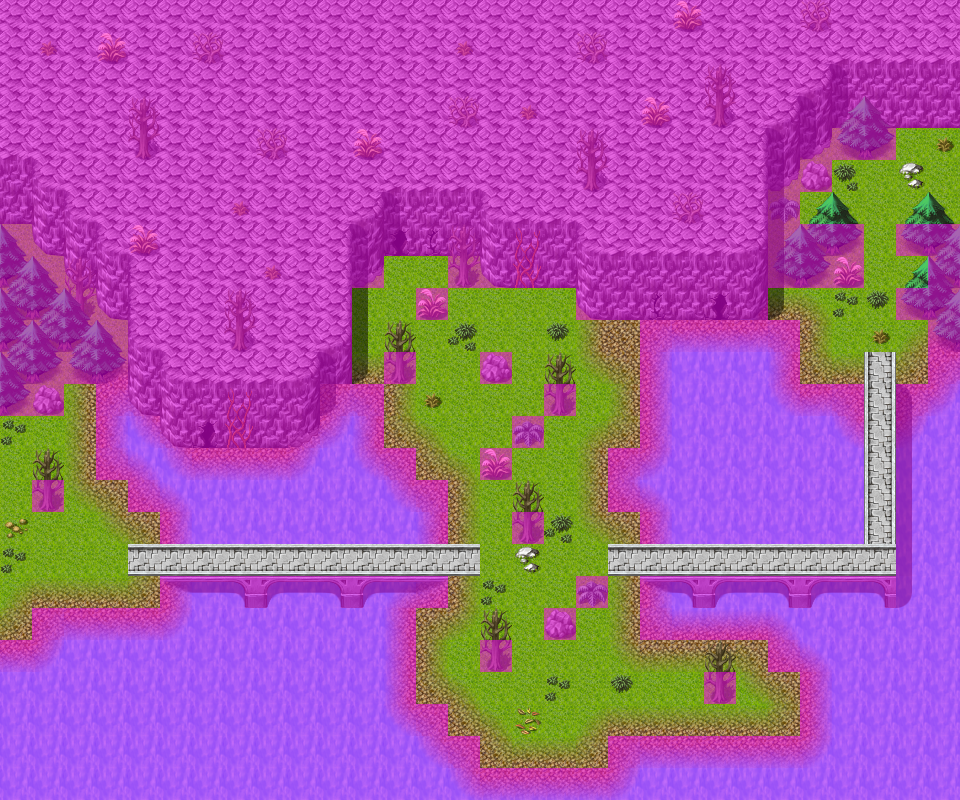

Rendered tile map (Tiled .tmx) drawn with the repository's tilesets; below, a short description and the map source with its tile grids summarised:
An orthogonal 30x25 tile map with 32x32 px tiles, 4 tile layers (Ground, Objects, Above, Walkable), 40 tilesets and 10 objects (8x spawn, 2x mapchange).

<map version="1.0" orientation="orthogonal" width="30" height="25" tilewidth="32" tileheight="32">
 <properties>
  <property name="outside" value="1" />
 </properties>
 <tileset firstgid="1" name="map_bed_1" tilewidth="32" tileheight="32">
  <image source="../drawable/map_bed_1.png" width="512" height="256" />
 </tileset>
 <tileset firstgid="129" name="map_border_1" tilewidth="32" tileheight="32">
  <image source="../drawable/map_border_1.png" width="512" height="256" />
 </tileset>
 <tileset firstgid="257" name="map_bridge_1" tilewidth="32" tileheight="32">
  <image source="../drawable/map_bridge_1.png" width="512" height="256" />
 </tileset>
 <tileset firstgid="385" name="map_broken_1" tilewidth="32" tileheight="32">
  <image source="../drawable/map_broken_1.png" width="512" height="256" />
 </tileset>
 <tileset firstgid="513" name="map_cavewall_1" tilewidth="32" tileheight="32">
  <image source="../drawable/map_cavewall_1.png" width="576" height="192" />
 </tileset>
 <tileset firstgid="621" name="map_cavewall_2" tilewidth="32" tileheight="32">
  <image source="../drawable/map_cavewall_2.png" width="576" height="192" />
 </tileset>
 <tileset firstgid="729" name="map_cavewall_3" tilewidth="32" tileheight="32">
  <image source="../drawable/map_cavewall_3.png" width="576" height="192" />
 </tileset>
 <tileset firstgid="837" name="map_chair_table_1" tilewidth="32" tileheight="32">
  <image source="../drawable/map_chair_table_1.png" width="512" height="256" />
 </tileset>
 <tileset firstgid="965" name="map_crate_1" tilewidth="32" tileheight="32">
  <image source="../drawable/map_crate_1.png" width="512" height="256" />
 </tileset>
 <tileset firstgid="1093" name="map_cupboard_1" tilewidth="32" tileheight="32">
  <image source="../drawable/map_cupboard_1.png" width="512" height="256" />
 </tileset>
 <tileset firstgid="1221" name="map_curtain_1" tilewidth="32" tileheight="32">
  <image source="../drawable/map_curtain_1.png" width="512" height="256" />
 </tileset>
 <tileset firstgid="1349" name="map_entrance_1" tilewidth="32" tileheight="32">
  <image source="../drawable/map_entrance_1.png" width="512" height="256" />
 </tileset>
 <tileset firstgid="1477" name="map_fence_1" tilewidth="32" tileheight="32">
  <image source="../drawable/map_fence_1.png" width="512" height="256" />
 </tileset>
 <tileset firstgid="1605" name="map_fence_2" tilewidth="32" tileheight="32">
  <image source="../drawable/map_fence_2.png" width="512" height="256" />
 </tileset>
 <tileset firstgid="1733" name="map_ground_1" tilewidth="32" tileheight="32">
  <image source="../drawable/map_ground_1.png" width="512" height="256" />
 </tileset>
 <tileset firstgid="1861" name="map_ground_2" tilewidth="32" tileheight="32">
  <image source="../drawable/map_ground_2.png" width="512" height="256" />
 </tileset>
 <tileset firstgid="1989" name="map_ground_3" tilewidth="32" tileheight="32">
  <image source="../drawable/map_ground_3.png" width="512" height="256" />
 </tileset>
 <tileset firstgid="2117" name="map_ground_4" tilewidth="32" tileheight="32">
  <image source="../drawable/map_ground_4.png" width="512" height="256" />
 </tileset>
 <tileset firstgid="2245" name="map_ground_5" tilewidth="32" tileheight="32">
  <image source="../drawable/map_ground_5.png" width="512" height="256" />
 </tileset>
 <tileset firstgid="2373" name="map_ground_6" tilewidth="32" tileheight="32">
  <image source="../drawable/map_ground_6.png" width="512" height="256" />
 </tileset>
 <tileset firstgid="2501" name="map_ground_7" tilewidth="32" tileheight="32">
  <image source="../drawable/map_ground_7.png" width="512" height="256" />
 </tileset>
 <tileset firstgid="2629" name="map_ground_8" tilewidth="32" tileheight="32">
  <image source="../drawable/map_ground_8.png" width="512" height="256" />
 </tileset>
 <tileset firstgid="2757" name="map_indoor_1" tilewidth="32" tileheight="32">
  <image source="../drawable/map_indoor_1.png" width="512" height="256" />
 </tileset>
 <tileset firstgid="2885" name="map_kitchen_1" tilewidth="32" tileheight="32">
  <image source="../drawable/map_kitchen_1.png" width="512" height="256" />
 </tileset>
 <tileset firstgid="3013" name="map_outdoor_1" tilewidth="32" tileheight="32">
  <image source="../drawable/map_outdoor_1.png" width="512" height="256" />
 </tileset>
 <tileset firstgid="3141" name="map_pillar_1" tilewidth="32" tileheight="32">
  <image source="../drawable/map_pillar_1.png" width="512" height="256" />
 </tileset>
 <tileset firstgid="3269" name="map_plant_1" tilewidth="32" tileheight="32">
  <image source="../drawable/map_plant_1.png" width="512" height="256" />
 </tileset>
 <tileset firstgid="3397" name="map_rock_1" tilewidth="32" tileheight="32">
  <image source="../drawable/map_rock_1.png" width="512" height="256" />
 </tileset>
 <tileset firstgid="3525" name="map_roof_1" tilewidth="32" tileheight="32">
  <image source="../drawable/map_roof_1.png" width="512" height="256" />
 </tileset>
 <tileset firstgid="3653" name="map_roof_2" tilewidth="32" tileheight="32">
  <image source="../drawable/map_roof_2.png" width="512" height="256" />
 </tileset>
 <tileset firstgid="3781" name="map_shop_1" tilewidth="32" tileheight="32">
  <image source="../drawable/map_shop_1.png" width="512" height="256" />
 </tileset>
 <tileset firstgid="3909" name="map_sign_ladder_1" tilewidth="32" tileheight="32">
  <image source="../drawable/map_sign_ladder_1.png" width="512" height="256" />
 </tileset>
 <tileset firstgid="4037" name="map_table_1" tilewidth="32" tileheight="32">
  <image source="../drawable/map_table_1.png" width="512" height="256" />
 </tileset>
 <tileset firstgid="4165" name="map_trail_1" tilewidth="32" tileheight="32">
  <image source="../drawable/map_trail_1.png" width="512" height="256" />
 </tileset>
 <tileset firstgid="4293" name="map_tree_1" tilewidth="32" tileheight="32">
  <image source="../drawable/map_tree_1.png" width="512" height="256" />
 </tileset>
 <tileset firstgid="4421" name="map_wall_1" tilewidth="32" tileheight="32">
  <image source="../drawable/map_wall_1.png" width="512" height="256" />
 </tileset>
 <tileset firstgid="4549" name="map_wall_2" tilewidth="32" tileheight="32">
  <image source="../drawable/map_wall_2.png" width="480" height="256" />
 </tileset>
 <tileset firstgid="4669" name="map_wall_3" tilewidth="32" tileheight="32">
  <image source="../drawable/map_wall_3.png" width="480" height="256" />
 </tileset>
 <tileset firstgid="4789" name="map_window_1" tilewidth="32" tileheight="32">
  <image source="../drawable/map_window_1.png" width="512" height="256" />
 </tileset>
 <tileset firstgid="4917" name="map_window_2" tilewidth="32" tileheight="32">
  <image source="../drawable/map_window_2.png" width="512" height="256" />
 </tileset>
 <layer name="Ground" width="30" height="25">
  <data>[750 cells, 750 non-empty, 15 distinct tile ids]</data>
 </layer>
 <layer name="Objects" width="30" height="25">
  <data>[750 cells, 274 non-empty, 41 distinct tile ids]</data>
 </layer>
 <layer name="Above" width="30" height="25">
  <data>[750 cells, 52 non-empty, 15 distinct tile ids]</data>
 </layer>
 <layer name="Walkable" width="30" height="25">
  <data>[750 cells, 570 non-empty, 1 distinct tile ids]</data>
 </layer>
 <objectgroup name="Mapevents" width="30" height="25">
  <object name="east" type="mapchange" x="928" y="128" width="32" height="96">
   <properties>
    <property name="map" value="mountainlake10" />
    <property name="place" value="west" />
   </properties>
  </object>
  <object name="west" type="mapchange" x="0" y="416" width="32" height="224">
   <properties>
    <property name="map" value="mountainlake12" />
    <property name="place" value="east" />
   </properties>
  </object>
 </objectgroup>
 <objectgroup name="Spawn" width="30" height="25">
  <!-- 8 objects omitted --></objectgroup>
 <objectgroup name="Keys" width="30" height="25" />
</map>
<!-- 8 of 10 objects omitted -->
